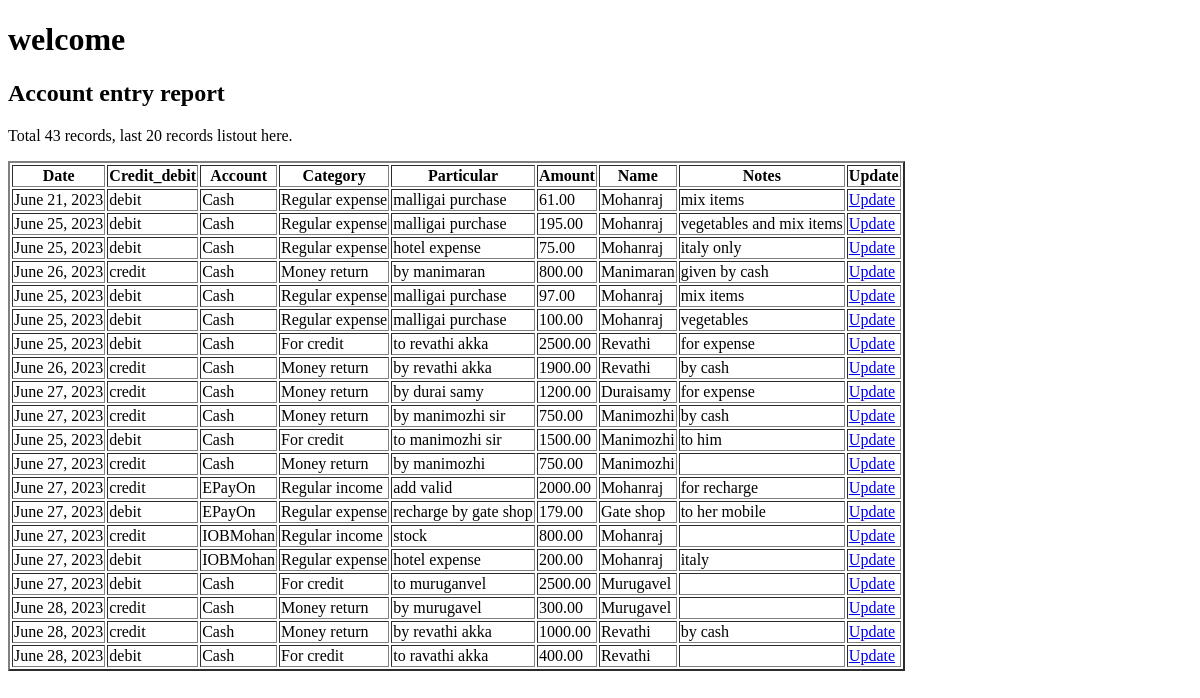
The page /account_entry_report/ on the database as committed earlier.
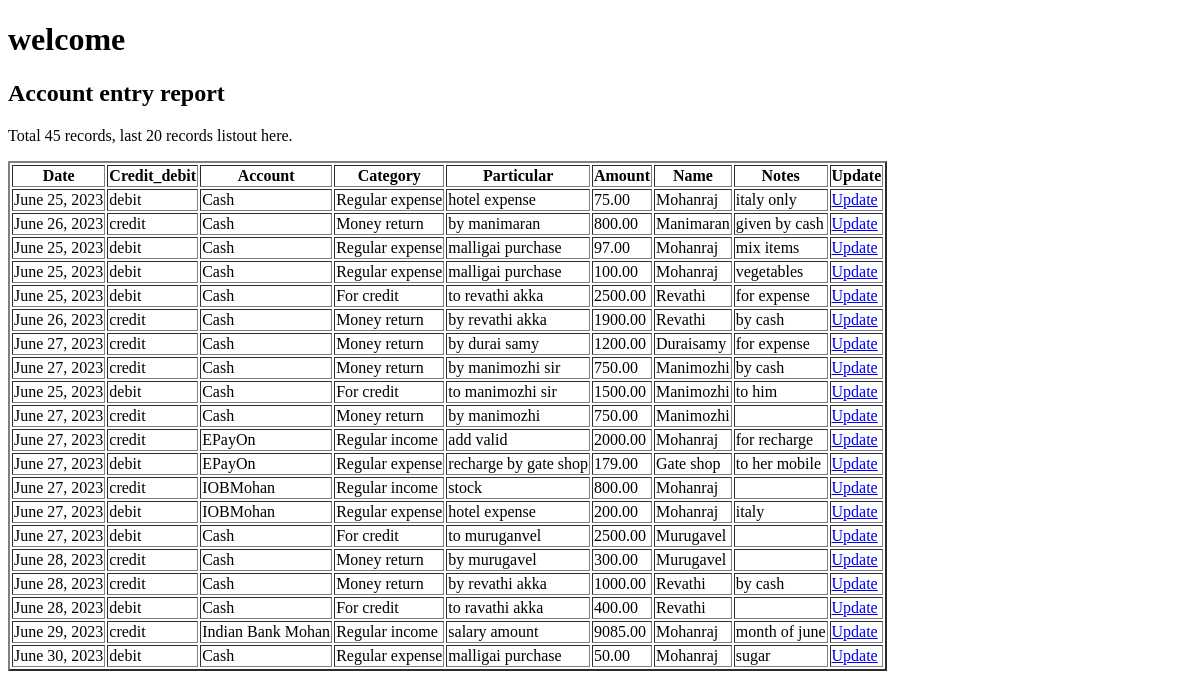
The same page on the database as committed later.
### account_entry/models.py (models this page shows)
class account_database(models.Model):
    date = models.DateField()
    credit_debit = models.CharField(max_length=50)
    category = models.CharField(max_length=200)
    account = models.CharField(max_length=200)
    particular = models.CharField(max_length=200)
    name = models.CharField(max_length=200)
    amount = models.DecimalField(max_digits=10, decimal_places=2,default=0)
    notes = models.CharField(max_length=200, blank=True)

### account_entry/views.py (the view)
# urls.py: path('account_entry_report/', views.account_entry_report),
def account_entry_report(request):
    count = 0
    account_listCount = account_database.objects.all().values()
    for coun in account_listCount:
        count = count + 1
    account_list = account_database.objects.all().values()[count-20:]
    context = {"account": account_list, "coun": count}
    return render(request, "accountEntryDatabase.html", context)

### account_entry/templates/accountEntryDatabase.html (shortened to what this page needs)
<!DOCTYPE html>
<html>
<head>
</head>
<body>
<h1>welcome</h1>
<h2>Account entry report</h2>
<p>Total {{ coun }} records, last 20 records listout here.</p>
<table border= "2pt">
<tr>
<th>Date</th>
<th>Credit_debit</th>
<th>Account</th>
<th>Category</th>
<th>Particular</th>
<th>Amount</th>
<th>Name</th>
<th>Notes</th>
<th>Update</th>
</tr>
{% for x in account %}
<tr>
<td>{{ x.date }}</td>
<td>{{ x.credit_debit }}</td>
<td>{{ x.account }}</td>
<td>{{ x.category }}</td>
<td>{{ x.particular }}</td>
<td>{{ x.amount }}</td>
<td>{{ x.name}}</td>
<td>{{ x.notes }}</td>
<td><a href="daily_account_entry_update/{{ x.id }}">Update</a></td>
</tr>
{% endfor %}
</table>
</body>
</html>

Rows that differ between the two databases and show on the page:
no longer on this page (row unchanged): account_database: date "June 21, 2023", credit_debit "debit", account "Cash", category "Regular expense", particular "malligai purchase", amount "61.00", name "Mohanraj", notes "mix items"
no longer on this page (row unchanged): account_database: date "June 25, 2023", credit_debit "debit", account "Cash", category "Regular expense", particular "malligai purchase", amount "195.00", name "Mohanraj", notes "vegetables and mix items"
added account_database: date "June 29, 2023", credit_debit "credit", account "Indian Bank Mohan", category "Regular income", particular "salary amount", amount "9085.00", name "Mohanraj", notes "month of june"
added account_database: date "June 30, 2023", credit_debit "debit", account "Cash", category "Regular expense", particular "malligai purchase", amount "50.00", name "Mohanraj", notes "sugar"
Other text that changed with them:
{{ coun }}: "43" → "45"
